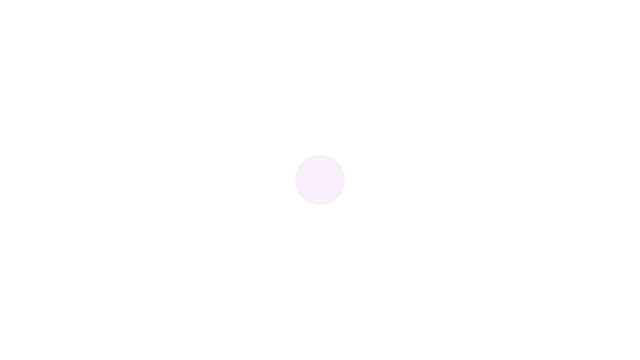
Frame 1 (no input)
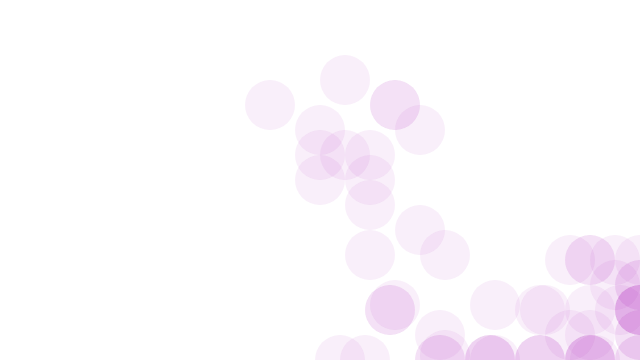
Frame 60 (no input)
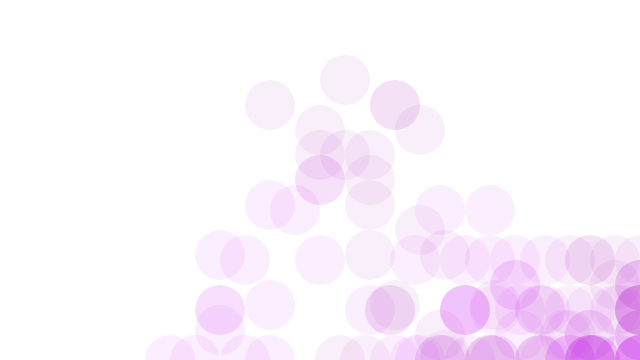
Frame 120 (the mouse pressed at the canvas centre since frame 60)

The p5.js sketch that drew these frames (run headless with seeded random() and noise() and a simulated clock; from frame 60 on, the mouse is pressed at the canvas centre):

// p5.js sketch
// ── sketch.js
let x = 320;
let y = 180;

let r;
let g;
let b;

let a_alpha = 20;

function setup() {
  createCanvas(640, 360).mousePressed(function() {
    random_color();
    x = mouseX;
    y = mouseY;
  });
  random_color();
  noStroke();
}

function random_color() {
  r = random(255);
  g = random(255);
  b = random(255);
}

function draw() {
  // background(255);

  fill(r, g, b, a_alpha);
  ellipse(x, y, 50, 50);

  x = constrain(x + random([-1, 1, 0.5]) * 50, 0, width)
  y = constrain(y + random([-1, 1, 0.5]) * 50, 0, height);
}

// https://editor.p5js.org/jht1493/sketches/QfgP2VgJt
// 2.9 moving circle random set

// https://editor.p5js.org/jht1493/sketches/IiHPr9gcV
// 2.9 moving circle

// https://editor.p5js.org/icm/sketches/Bymv7ca2
// moving circle
